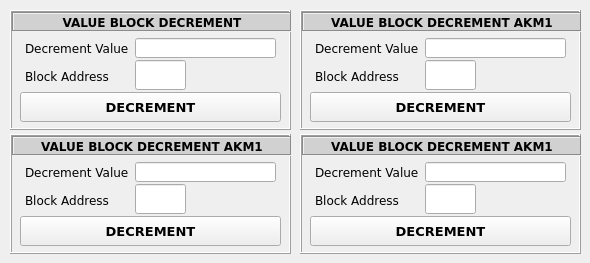
   <widget class="QWidget" name="tbValueBlockDecr">
    <attribute name="title">
     <string>ValueBlock Decrement</string>
    </attribute>
    <widget class="QFrame" name="fmValueBlockDecrAKM1">
     <property name="geometry">
      <rect>
       <x>300</x>
       <y>10</y>
       <width>281</width>
       <height>120</height>
      </rect>
     </property>
     <property name="autoFillBackground">
      <bool>true</bool>
     </property>
     <property name="frameShape">
      <enum>QFrame::Box</enum>
     </property>
     <property name="frameShadow">
      <enum>QFrame::Raised</enum>
     </property>
     <widget class="QLabel" name="lblHeaderVBDecrAKM1">
      <property name="geometry">
       <rect>
        <x>2</x>
        <y>2</y>
        <width>280</width>
        <height>20</height>
       </rect>
      </property>
      <property name="font">
       <font>
        <family>Verdana</family>
        <pointsize>9</pointsize>
        <weight>75</weight>
        <bold>true</bold>
       </font>
      </property>
      <property name="autoFillBackground">
       <bool>false</bool>
      </property>
      <property name="styleSheet">
       <string notr="true">background-color: rgb(209, 209, 209);</string>
      </property>
      <property name="frameShape">
       <enum>QFrame::Box</enum>
      </property>
      <property name="frameShadow">
       <enum>QFrame::Sunken</enum>
      </property>
      <property name="text">
       <string>VALUE BLOCK DECREMENT AKM1</string>
      </property>
      <property name="textFormat">
       <enum>Qt::AutoText</enum>
      </property>
      <property name="alignment">
       <set>Qt::AlignCenter</set>
      </property>
     </widget>
     <widget class="QLabel" name="lblBlockAddressDecrAKM1">
      <property name="geometry">
       <rect>
        <x>15</x>
        <y>58</y>
        <width>90</width>
        <height>16</height>
       </rect>
      </property>
      <property name="font">
       <font>
        <family>Verdana</family>
       </font>
      </property>
      <property name="text">
       <string>Block Address</string>
      </property>
     </widget>
     <widget class="QLineEdit" name="txtBlockAddressDecrAKM1">
      <property name="geometry">
       <rect>
        <x>125</x>
        <y>50</y>
        <width>51</width>
        <height>30</height>
       </rect>
      </property>
      <property name="font">
       <font>
        <family>Verdana</family>
        <pointsize>12</pointsize>
        <weight>75</weight>
        <bold>true</bold>
       </font>
      </property>
      <property name="alignment">
       <set>Qt::AlignCenter</set>
      </property>
     </widget>
     <widget class="QPushButton" name="btnDecrementValueAKM1">
      <property name="geometry">
       <rect>
        <x>10</x>
        <y>82</y>
        <width>261</width>
        <height>30</height>
       </rect>
      </property>
      <property name="font">
       <font>
        <family>Verdana</family>
        <pointsize>10</pointsize>
        <weight>75</weight>
        <bold>true</bold>
       </font>
      </property>
      <property name="text">
       <string>DECREMENT</string>
      </property>
     </widget>
     <widget class="QLabel" name="lblDecrementValueAKM1">
      <property name="geometry">
       <rect>
        <x>15</x>
        <y>30</y>
        <width>110</width>
        <height>16</height>
       </rect>
      </property>
      <property name="font">
       <font>
        <family>Verdana</family>
       </font>
      </property>
      <property name="text">
       <string>Decrement Value</string>
      </property>
     </widget>
     <widget class="QLineEdit" name="txtDecrementValueAKM1">
      <property name="geometry">
       <rect>
        <x>125</x>
        <y>28</y>
        <width>141</width>
        <height>20</height>
       </rect>
      </property>
      <property name="font">
       <font>
        <family>Verdana</family>
        <pointsize>10</pointsize>
        <weight>75</weight>
        <bold>true</bold>
       </font>
      </property>
      <property name="alignment">
       <set>Qt::AlignCenter</set>
      </property>
      <property name="readOnly">
       <bool>false</bool>
      </property>
     </widget>
    </widget>
    <widget class="QFrame" name="fmValueBlockDecrPK">
     <property name="geometry">
      <rect>
       <x>300</x>
       <y>134</y>
       <width>281</width>
       <height>120</height>
      </rect>
     </property>
     <property name="autoFillBackground">
      <bool>true</bool>
     </property>
     <property name="frameShape">
      <enum>QFrame::Box</enum>
     </property>
     <property name="frameShadow">
      <enum>QFrame::Raised</enum>
     </property>
     <widget class="QLabel" name="lblHeaderVBDecrPK">
      <property name="geometry">
       <rect>
        <x>2</x>
        <y>2</y>
        <width>280</width>
        <height>20</height>
       </rect>
      </property>
      <property name="font">
       <font>
        <family>Verdana</family>
        <pointsize>9</pointsize>
        <weight>75</weight>
        <bold>true</bold>
       </font>
      </property>
      <property name="autoFillBackground">
       <bool>false</bool>
      </property>
      <property name="styleSheet">
       <string notr="true">background-color: rgb(209, 209, 209);</string>
      </property>
      <property name="frameShape">
       <enum>QFrame::Box</enum>
      </property>
      <property name="frameShadow">
       <enum>QFrame::Sunken</enum>
      </property>
      <property name="text">
       <string>VALUE BLOCK DECREMENT AKM1</string>
      </property>
      <property name="textFormat">
       <enum>Qt::AutoText</enum>
      </property>
      <property name="alignment">
       <set>Qt::AlignCenter</set>
      </property>
     </widget>
     <widget class="QLabel" name="lblBlockAddressDecrPK">
      <property name="geometry">
       <rect>
        <x>15</x>
        <y>58</y>
        <width>90</width>
        <height>16</height>
       </rect>
      </property>
      <property name="font">
       <font>
        <family>Verdana</family>
       </font>
      </property>
      <property name="text">
       <string>Block Address</string>
      </property>
     </widget>
     <widget class="QLineEdit" name="txtBlockAddressDecrPK">
      <property name="geometry">
       <rect>
        <x>125</x>
        <y>50</y>
        <width>51</width>
        <height>30</height>
       </rect>
      </property>
      <property name="font">
       <font>
        <family>Verdana</family>
        <pointsize>12</pointsize>
        <weight>75</weight>
        <bold>true</bold>
       </font>
      </property>
      <property name="alignment">
       <set>Qt::AlignCenter</set>
      </property>
     </widget>
     <widget class="QPushButton" name="btnDecrementValuePK">
      <property name="geometry">
       <rect>
        <x>10</x>
        <y>82</y>
        <width>261</width>
        <height>30</height>
       </rect>
      </property>
      <property name="font">
       <font>
        <family>Verdana</family>
        <pointsize>10</pointsize>
        <weight>75</weight>
        <bold>true</bold>
       </font>
      </property>
      <property name="text">
       <string>DECREMENT</string>
      </property>
     </widget>
     <widget class="QLabel" name="lblDecrementValuePK">
      <property name="geometry">
       <rect>
        <x>15</x>
        <y>30</y>
        <width>110</width>
        <height>16</height>
       </rect>
      </property>
      <property name="font">
       <font>
        <family>Verdana</family>
       </font>
      </property>
      <property name="text">
       <string>Decrement Value</string>
      </property>
     </widget>
     <widget class="QLineEdit" name="txtDecrementValuePK">
      <property name="geometry">
       <rect>
        <x>125</x>
        <y>28</y>
        <width>141</width>
        <height>20</height>
       </rect>
      </property>
      <property name="font">
       <font>
        <family>Verdana</family>
        <pointsize>10</pointsize>
        <weight>75</weight>
        <bold>true</bold>
       </font>
      </property>
      <property name="alignment">
       <set>Qt::AlignCenter</set>
      </property>
      <property name="readOnly">
       <bool>false</bool>
      </property>
     </widget>
    </widget>
    <widget class="QFrame" name="fmValueBlockDecrAKM2">
     <property name="geometry">
      <rect>
       <x>10</x>
       <y>134</y>
       <width>281</width>
       <height>120</height>
      </rect>
     </property>
     <property name="autoFillBackground">
      <bool>true</bool>
     </property>
     <property name="frameShape">
      <enum>QFrame::Box</enum>
     </property>
     <property name="frameShadow">
      <enum>QFrame::Raised</enum>
     </property>
     <widget class="QLabel" name="lblHeaderVBDecrAKM2">
      <property name="geometry">
       <rect>
        <x>2</x>
        <y>2</y>
        <width>280</width>
        <height>20</height>
       </rect>
      </property>
      <property name="font">
       <font>
        <family>Verdana</family>
        <pointsize>9</pointsize>
        <weight>75</weight>
        <bold>true</bold>
       </font>
      </property>
      <property name="autoFillBackground">
       <bool>false</bool>
      </property>
      <property name="styleSheet">
       <string notr="true">background-color: rgb(209, 209, 209);</string>
      </property>
      <property name="frameShape">
       <enum>QFrame::Box</enum>
      </property>
      <property name="frameShadow">
       <enum>QFrame::Sunken</enum>
      </property>
      <property name="text">
       <string>VALUE BLOCK DECREMENT AKM1</string>
      </property>
      <property name="textFormat">
       <enum>Qt::AutoText</enum>
      </property>
      <property name="alignment">
       <set>Qt::AlignCenter</set>
      </property>
     </widget>
     <widget class="QLabel" name="lblBlockAddressDecrAKM2">
      <property name="geometry">
       <rect>
        <x>15</x>
        <y>58</y>
        <width>90</width>
        <height>16</height>
       </rect>
      </property>
      <property name="font">
       <font>
        <family>Verdana</family>
       </font>
      </property>
      <property name="text">
       <string>Block Address</string>
      </property>
     </widget>
     <widget class="QLineEdit" name="txtBlockAddressDecrAKM2">
      <property name="geometry">
       <rect>
        <x>125</x>
        <y>50</y>
        <width>51</width>
        <height>30</height>
       </rect>
      </property>
      <property name="font">
       <font>
        <family>Verdana</family>
        <pointsize>12</pointsize>
        <weight>75</weight>
        <bold>true</bold>
       </font>
      </property>
      <property name="alignment">
       <set>Qt::AlignCenter</set>
      </property>
     </widget>
     <widget class="QPushButton" name="btnDecrementValueAKM2">
      <property name="geometry">
       <rect>
        <x>10</x>
        <y>82</y>
        <width>261</width>
        <height>30</height>
       </rect>
      </property>
      <property name="font">
       <font>
        <family>Verdana</family>
        <pointsize>10</pointsize>
        <weight>75</weight>
        <bold>true</bold>
       </font>
      </property>
      <property name="text">
       <string>DECREMENT</string>
      </property>
     </widget>
     <widget class="QLabel" name="lblDecrementValueAKM2">
      <property name="geometry">
       <rect>
        <x>15</x>
        <y>30</y>
        <width>110</width>
        <height>16</height>
       </rect>
      </property>
      <property name="font">
       <font>
        <family>Verdana</family>
       </font>
      </property>
      <property name="text">
       <string>Decrement Value</string>
      </property>
     </widget>
     <widget class="QLineEdit" name="txtDecrementValueAKM2">
      <property name="geometry">
       <rect>
        <x>125</x>
        <y>28</y>
        <width>141</width>
        <height>20</height>
       </rect>
      </property>
      <property name="font">
       <font>
        <family>Verdana</family>
        <pointsize>10</pointsize>
        <weight>75</weight>
        <bold>true</bold>
       </font>
      </property>
      <property name="alignment">
       <set>Qt::AlignCenter</set>
      </property>
      <property name="readOnly">
       <bool>false</bool>
      </property>
     </widget>
    </widget>
    <widget class="QFrame" name="fmValueBlockDecr">
     <property name="geometry">
      <rect>
       <x>10</x>
       <y>10</y>
       <width>281</width>
       <height>120</height>
      </rect>
     </property>
     <property name="autoFillBackground">
      <bool>true</bool>
     </property>
     <property name="frameShape">
      <enum>QFrame::Box</enum>
     </property>
     <property name="frameShadow">
      <enum>QFrame::Raised</enum>
     </property>
     <widget class="QLabel" name="lblHeaderVBDecr">
      <property name="geometry">
       <rect>
        <x>2</x>
        <y>2</y>
        <width>280</width>
        <height>20</height>
       </rect>
      </property>
      <property name="font">
       <font>
        <family>Verdana</family>
        <pointsize>9</pointsize>
        <weight>75</weight>
        <bold>true</bold>
       </font>
      </property>
      <property name="autoFillBackground">
       <bool>false</bool>
      </property>
      <property name="styleSheet">
       <string notr="true">background-color: rgb(209, 209, 209);</string>
      </property>
      <property name="frameShape">
       <enum>QFrame::Box</enum>
      </property>
      <property name="frameShadow">
       <enum>QFrame::Sunken</enum>
      </property>
      <property name="text">
       <string>VALUE BLOCK DECREMENT</string>
      </property>
      <property name="textFormat">
       <enum>Qt::AutoText</enum>
      </property>
      <property name="alignment">
       <set>Qt::AlignCenter</set>
      </property>
     </widget>
     <widget class="QLabel" name="lblBlockAddressDecr">
      <property name="geometry">
       <rect>
        <x>15</x>
        <y>58</y>
        <width>90</width>
        <height>16</height>
       </rect>
      </property>
      <property name="font">
       <font>
        <family>Verdana</family>
       </font>
      </property>
      <property name="text">
       <string>Block Address</string>
      </property>
     </widget>
     <widget class="QLineEdit" name="txtBlockAddressDecr">
      <property name="geometry">
       <rect>
        <x>125</x>
        <y>50</y>
        <width>51</width>
        <height>30</height>
       </rect>
      </property>
      <property name="font">
       <font>
        <family>Verdana</family>
        <pointsize>12</pointsize>
        <weight>75</weight>
        <bold>true</bold>
       </font>
      </property>
      <property name="alignment">
       <set>Qt::AlignCenter</set>
      </property>
     </widget>
     <widget class="QPushButton" name="btnDecrementValue">
      <property name="geometry">
       <rect>
        <x>10</x>
        <y>82</y>
        <width>261</width>
        <height>30</height>
       </rect>
      </property>
      <property name="font">
       <font>
        <family>Verdana</family>
        <pointsize>10</pointsize>
        <weight>75</weight>
        <bold>true</bold>
       </font>
      </property>
      <property name="text">
       <string>DECREMENT</string>
      </property>
     </widget>
     <widget class="QLabel" name="lblDecrementValue">
      <property name="geometry">
       <rect>
        <x>15</x>
        <y>30</y>
        <width>110</width>
        <height>16</height>
       </rect>
      </property>
      <property name="font">
       <font>
        <family>Verdana</family>
       </font>
      </property>
      <property name="text">
       <string>Decrement Value</string>
      </property>
     </widget>
     <widget class="QLineEdit" name="txtDecrementValue">
      <property name="geometry">
       <rect>
        <x>125</x>
        <y>28</y>
        <width>141</width>
        <height>20</height>
       </rect>
      </property>
      <property name="font">
       <font>
        <family>Verdana</family>
        <pointsize>10</pointsize>
        <weight>75</weight>
        <bold>true</bold>
       </font>
      </property>
      <property name="alignment">
       <set>Qt::AlignCenter</set>
      </property>
      <property name="readOnly">
       <bool>false</bool>
      </property>
     </widget>
    </widget>
   </widget>
